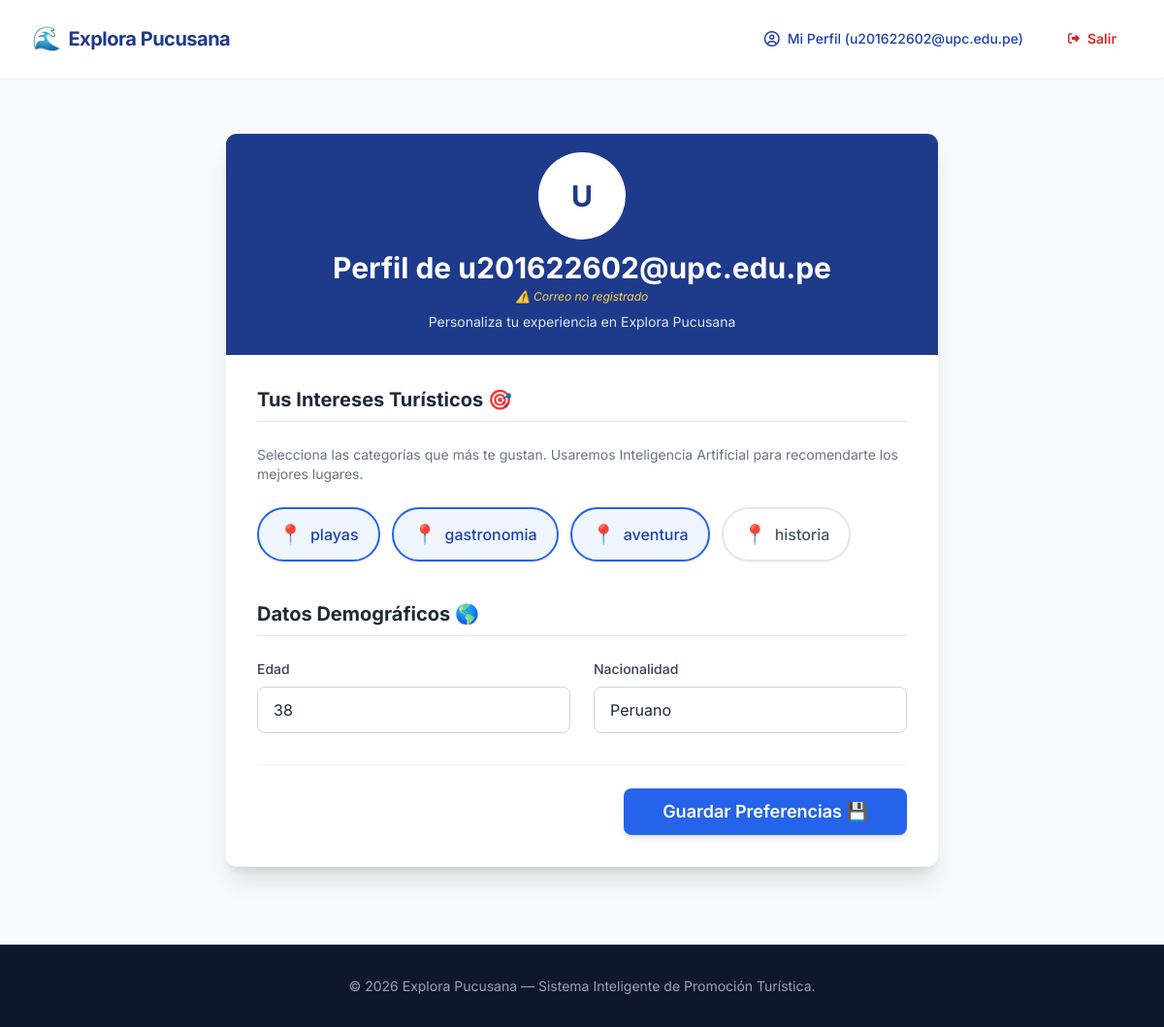
Page /perfil/ (signed in) on the committed database.
### turismo/models.py (models this page shows, shortened)
class Categoria(models.Model):
    nombre = models.CharField(max_length=100)
    icono = models.CharField(max_length=50, default="📍", help_text="Emoji o clase de icono")

class PerfilUsuario(models.Model):
    usuario = models.OneToOneField(User, on_delete=models.CASCADE, related_name="perfilusuario")
    intereses = models.ManyToManyField(Categoria, blank=True, related_name="interesados")
    edad = models.PositiveIntegerField(null=True, blank=True)
    nacionalidad = models.CharField(max_length=100, default="Peruano")

### turismo/views.py (the view, shortened to what this page needs)
# urls.py: path('perfil/', views.perfil, name='perfil'),
@login_required
def perfil(request):
    perfil_obj, _ = PerfilUsuario.objects.get_or_create(usuario=request.user)
    todas_categorias = Categoria.objects.all()
    contexto = {
        'perfil': perfil_obj,
        'categorias': todas_categorias,
        'intereses_actuales': perfil_obj.intereses.values_list('id', flat=True)
    }
    return render(request, 'perfil.html', contexto)

### turismo/context_processors.py (called while the page is built)
def alerta_perfil(request):
    if request.path.startswith('/dashboard/') or request.path.startswith('/admin/'):
        return {'mostrar_alerta_perfil': False}
    mostrar = False
    if request.user.is_authenticated and not request.user.is_staff:
        try:
            perfil = request.user.perfilusuario
            if perfil.intereses.count() == 0 or not perfil.edad:
                mostrar = True
        except PerfilUsuario.DoesNotExist:
            mostrar = True
    return {'mostrar_alerta_perfil': mostrar}

### turismo/templates/perfil.html (shortened to what this page needs)
{% extends 'base.html' %}
{% block content %}
<div class="container mx-auto mt-10 p-4 max-w-3xl">
    <div class="bg-white rounded-xl shadow-xl overflow-hidden border border-gray-100">
        <div class="bg-blue-900 p-6 text-white text-center">
            <div class="avatar placeholder mb-4">
              <div class="bg-white text-blue-900 rounded-full w-20 ring ring-white ring-offset-base-100 ring-offset-2">
                <span class="text-3xl font-bold">{{ user.username|make_list|first|upper }}</span>
              </div>
            </div>
            <h2 class="text-3xl font-bold">Perfil de {{ user.username }}</h2>
            {% if user.email %}
            <p class="text-blue-200 text-sm mt-1 flex items-center justify-center gap-1.5 font-mono">
                📧 <span>{{ user.email }}</span>
            </p>
            {% else %}
            <p class="text-amber-300 text-xs mt-1 italic">⚠️ Correo no registrado</p>
            {% endif %}
            <p class="text-blue-100 mt-2 text-sm">Personaliza tu experiencia en Explora Pucusana</p>
        </div>
        <form method="POST" class="p-8">
            <h3 class="text-xl font-bold text-gray-800 border-b pb-2 mb-6">Tus Intereses Turísticos 🎯</h3>
            <p class="text-gray-500 mb-6 text-sm">Selecciona las categorías que más te gustan. Usaremos Inteligencia Artificial para recomendarte los mejores lugares.</p>
            <div class="flex flex-wrap gap-3 mb-10">
                {% for cat in categorias %}
                <label class="cursor-pointer relative">
                    <div class="px-5 py-3 rounded-full border-2 border-gray-200 bg-white text-gray-600 font-medium transition-all duration-200 peer-checked:border-blue-600 peer-checked:bg-blue-50 peer-checked:text-blue-800 hover:border-blue-300 shadow-sm flex items-center gap-2 select-none">
                        <span class="text-xl">{{ cat.icono }}</span>
                        <span>{{ cat.nombre }}</span>
                    </div>
                </label>
                {% endfor %}
            </div>
            <h3 class="text-xl font-bold text-gray-800 border-b pb-2 mb-6">Datos Demográficos 🌎</h3>
            <div class="grid grid-cols-1 md:grid-cols-2 gap-6 mb-8">
                <div>
                    <label class="block text-sm font-medium text-gray-700 mb-2">Edad</label>
                    <input type="number" name="edad" value="{{ perfil.edad|default_if_none:'' }}" placeholder="Ej. 25" class="input input-bordered w-full border-gray-300 focus:border-blue-500 focus:ring-blue-500">
                </div>
                <div>
                    <label class="block text-sm font-medium text-gray-700 mb-2">Nacionalidad</label>
                    <input type="text" name="nacionalidad" value="{{ perfil.nacionalidad|default_if_none:'Peruano' }}" class="input input-bordered w-full border-gray-300 focus:border-blue-500 focus:ring-blue-500">
                </div>
            </div>
            <div class="flex justify-end mt-8 pt-6 border-t border-gray-100">
                <button type="submit" class="btn btn-primary bg-blue-600 hover:bg-blue-700 text-white border-none w-full sm:w-auto px-10 text-lg shadow-md">
                    Guardar Preferencias 💾
                </button>
            </div>
        </form>
    </div>
</div>
{% endblock %}

### turismo/templates/base.html (shortened to what this page needs)
<!DOCTYPE html>
<html lang="es" data-theme="light">
<head>
    <script src="https://cdn.tailwindcss.com"></script>
    <link href="https://cdn.jsdelivr.net/npm/daisyui@4.4.19/dist/full.min.css" rel="stylesheet" type="text/css" />
    <link rel="stylesheet" href="https://cdnjs.cloudflare.com/ajax/libs/font-awesome/6.4.0/css/all.min.css">
    <link rel="stylesheet" href="https://unpkg.com/leaflet@1.9.4/dist/leaflet.css" />
</head>
<body class="bg-slate-50 text-slate-800 flex flex-col min-h-screen">
    <header class="sticky top-0 z-40 bg-white/90 backdrop-blur-md border-b border-slate-100 shadow-sm">
      <div class="navbar max-w-7xl mx-auto px-4">
        <div class="flex-1">
          <a href="{% url 'index' %}" class="btn btn-ghost text-xl font-bold text-blue-900 tracking-tight gap-2 hover:bg-slate-100/50">
            <span class="text-2xl">🌊</span> Explora Pucusana
          </a>
        </div>
        <div class="flex-none">
          <ul class="menu menu-horizontal px-1 items-center gap-1">
              {% if user.is_authenticated %}
                  <li>
                    <a href="{% url 'perfil' %}" class="btn btn-sm btn-ghost font-medium text-blue-800 hover:bg-blue-50">
                      <i class="fa-regular fa-circle-user text-base"></i> Mi Perfil ({{ user.username }})
                    </a>
                  </li>
                  <li>
                      <form method="POST" action="{% url 'logout' %}" class="inline">
                          <button type="submit" class="btn btn-sm btn-ghost text-red-600 hover:bg-red-50 hover:text-red-700">
                            <i class="fa-solid fa-right-from-bracket text-xs"></i> Salir
                          </button>
                      </form>
                  </li>
              {% endif %}
          </ul>
        </div>
      </div>
    </header>
    <main class="flex-grow">
        {% block content %}
        {% endblock %}
    </main>
    <footer class="bg-slate-900 text-slate-400 py-8 border-t border-slate-800 mt-16">
      <div class="max-w-7xl mx-auto px-4 text-center text-sm">
        <p>© {% now "Y" %} Explora Pucusana — Sistema Inteligente de Promoción Turística.</p>
      </div>
    </footer>
</body>
</html>

### turismo/templates/base.html (style rules this page uses)
body { font-family: 'Inter', sans-serif; }

### rows in the picture
Categoria: icono "📍", nombre "playas"
Categoria: icono "📍", nombre "gastronomia"
Categoria: icono "📍", nombre "aventura"
Categoria: icono "📍", nombre "historia"
PerfilUsuario: edad "38", nacionalidad "Peruano"

### other values in the picture
{{ user.username }} "u201622602@upc.edu.pe"
{{ user.username|make_list|first|upper }} "U"
